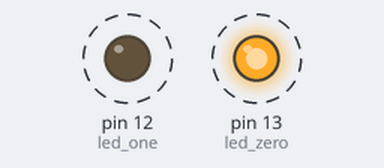
This sketch was run on a simulated Arduino Uno, built with avr-gcc and run on an emulated ATmega328P. On the bench: output pins drawn as LEDs (lit = HIGH). Dashed ring = blinking.

Above: at 0.5 s.
Timing chart, 0 to 4.6 s (numbered marks = the images above):
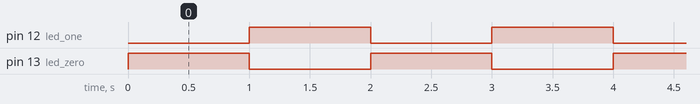

The sketch:

tow_led2.ino
```cpp
int led_zero = 13;
int led_one = 12;


void setup() {
  // put your setup code here, to run once:
  pinMode(led_zero, OUTPUT);
  pinMode(led_one, OUTPUT);
}

void loop() {
  // put your main code here, to run repeatedly:

  digitalWrite(led_zero, HIGH);
  digitalWrite(led_one, LOW);
  delay(1000);
  digitalWrite(led_zero, LOW);
  digitalWrite(led_one, HIGH);
  delay(1000);
}
```

Measured:
- by itself, pin 12 (led_one), pin 13 (led_zero): alternates HIGH for 1.0 s and LOW for 1.0 s
